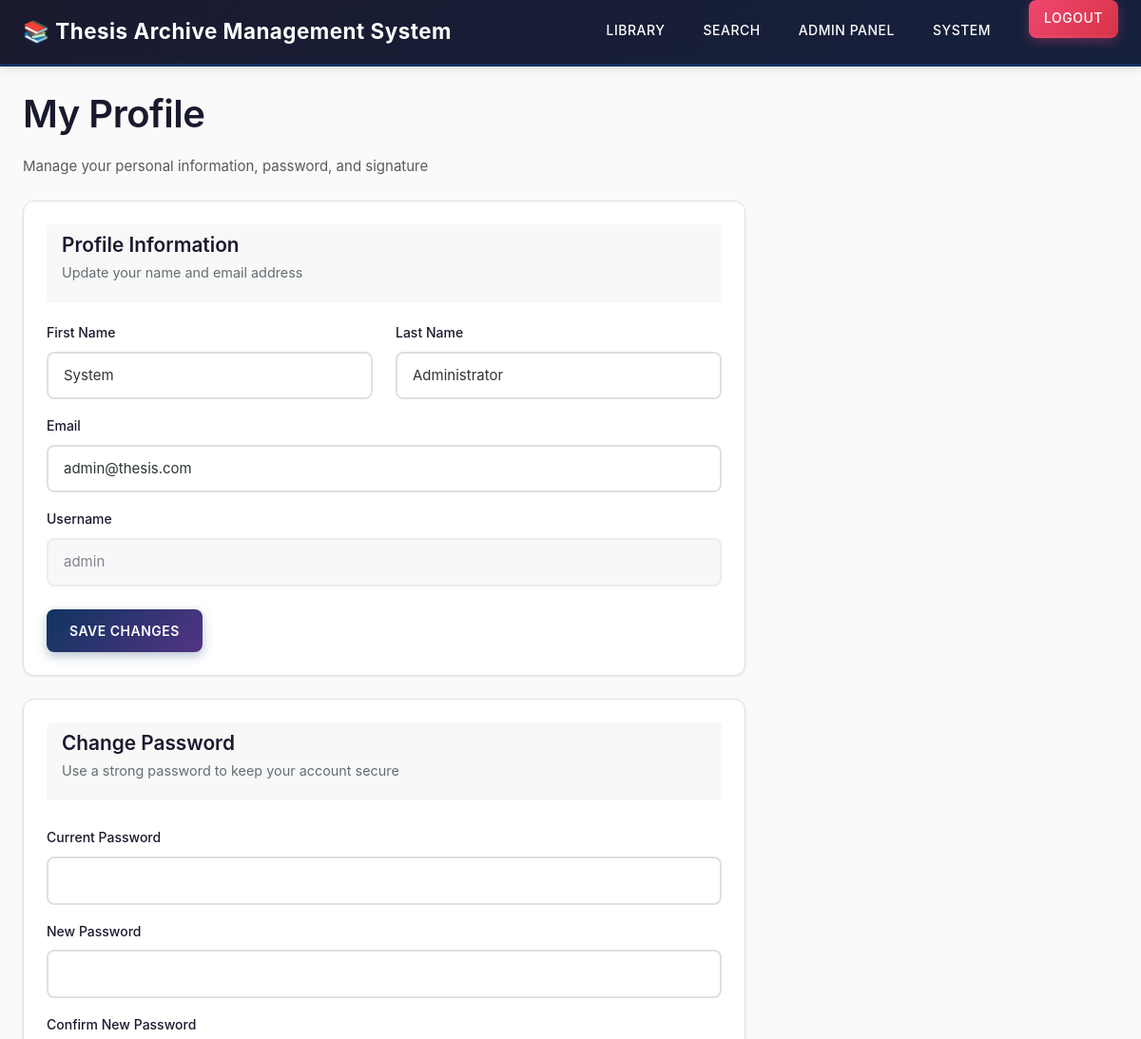
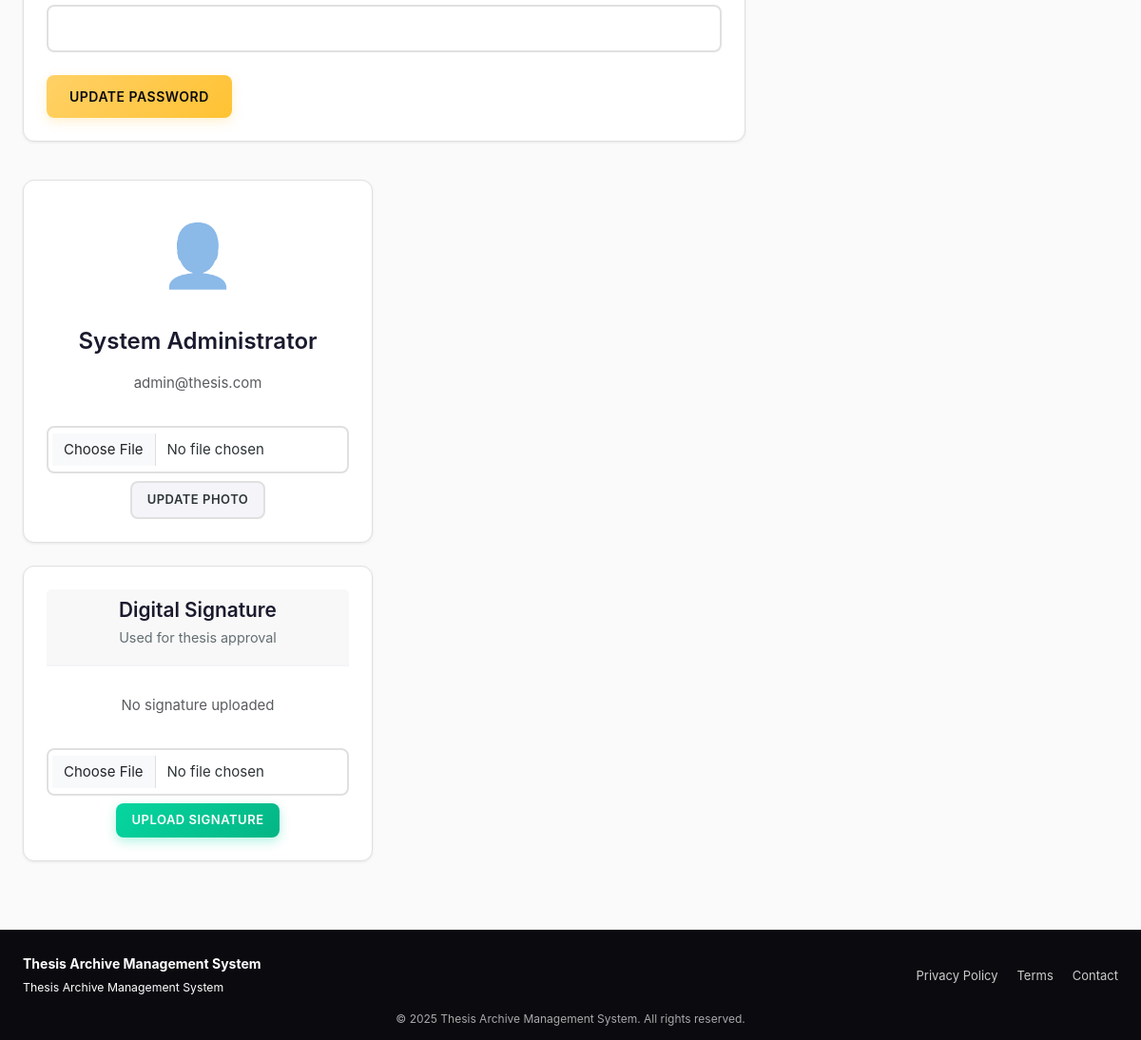
Screenshot of /admin/profile.php (signed in) with the database file from the repository (2 pictures, top to bottom).
### tables this page shows
CREATE TABLE users (
    user_id INT AUTO_INCREMENT PRIMARY KEY,
    username VARCHAR(50) UNIQUE NOT NULL,
    email VARCHAR(100) UNIQUE NOT NULL,
    password VARCHAR(255) NOT NULL,
    first_name VARCHAR(50) NOT NULL,
    last_name VARCHAR(50) NOT NULL,
    role ENUM('student', 'adviser', 'admin') NOT NULL,
    department_id INT,
    program_id INT,
    profile_picture VARCHAR(255),
    signature VARCHAR(255),
    status ENUM('active', 'inactive') DEFAULT 'active',
    created_at TIMESTAMP DEFAULT CURRENT_TIMESTAMP,
    updated_at TIMESTAMP DEFAULT CURRENT_TIMESTAMP ON UPDATE CURRENT_TIMESTAMP,
    INDEX idx_role (role),
    INDEX idx_department (department_id),
    INDEX idx_status (status)
);

### admin/profile.php (the view, shortened to what this page needs)
<?php
$database = new Database();
$conn = $database->getConnection();
$user_id = getUserId();
$stmt = $conn->prepare("SELECT * FROM users WHERE user_id = ?");
$stmt->execute([$user_id]);
$user = $stmt->fetch();
require_once '../includes/header.php';
require_once '../includes/navbar.php';
?>
<div class="container mt-4 mb-5">
    <div class="mb-4">
        <h1>My Profile</h1>
        <p class="text-muted">
            Manage your personal information, password, and signature
        </p>
    </div>
    <div class="row gap-3">
        <div class="col-8">
            <div class="card">
                <div class="card-header">
                    <h3 class="card-title">Profile Information</h3>
                    <p class="card-subtitle">
                        Update your name and email address
                    </p>
                </div>
                <form method="POST">
                    <div class="row">
                        <div class="col-6">
                            <label class="form-label">First Name</label>
                            <input type="text" class="form-control"
                                name="first_name"
                                value="<?php echo $user['first_name']; ?>"
                                required>
                        </div>
                        <div class="col-6">
                            <label class="form-label">Last Name</label>
                            <input type="text" class="form-control"
                                name="last_name"
                                value="<?php echo $user['last_name']; ?>"
                                required>
                        </div>
                    </div>
                    <div class="mt-3">
                        <label class="form-label">Email</label>
                        <input type="email" class="form-control"
                            name="email"
                            value="<?php echo $user['email']; ?>"
                            required>
                    </div>
                    <div class="mt-3">
                        <label class="form-label">Username</label>
                        <input type="text" class="form-control"
                            value="<?php echo $user['username']; ?>"
                            disabled>
                    </div>
                    <div class="mt-4">
                        <button type="submit"
                            name="update_profile"
                            class="btn btn-primary">
                            Save Changes
                        </button>
                    </div>
                </form>
            </div>
            <div class="card">
                <div class="card-header">
                    <h3 class="card-title">Change Password</h3>
                    <p class="card-subtitle">
                        Use a strong password to keep your account secure
                    </p>
                </div>
                <form method="POST">
                    <div class="mt-2">
                        <label class="form-label">Current Password</label>
                        <input type="password" class="form-control"
                            name="current_password" required>
                    </div>
                    <div class="mt-3">
                        <label class="form-label">New Password</label>
                        <input type="password" class="form-control"
                            name="new_password" required>
                    </div>
                    <div class="mt-3">
                        <label class="form-label">Confirm New Password</label>
                        <input type="password" class="form-control"
                            name="confirm_password" required>
                    </div>
                    <div class="mt-4">
                        <button type="submit"
                            name="update_password"
                            class="btn btn-warning">
                            Update Password
                        </button>
                    </div>
                </form>
            </div>
        </div>
        <div class="col-4">
            <div class="card text-center">
                <?php if ($user['profile_picture']): ?>
                    <img src="<?php echo BASE_URL; ?>uploads/profiles/<?php echo $user['profile_picture']; ?>"
                        class="user-avatar"
                        style="width:120px;height:120px;margin:0 auto 16px;">
                <?php else: ?>
                    <div class="empty-state-icon">👤</div>
                <?php endif; ?>
                <h3><?php echo $user['first_name'] . ' ' . $user['last_name']; ?></h3>
                <p class="text-muted"><?php echo $user['email']; ?></p>
                <form method="POST" enctype="multipart/form-data" class="mt-3">
                    <input type="file" name="profile_picture" class="form-control mb-2">
                    <button class="btn btn-secondary btn-sm">
                        Update Photo
                    </button>
                </form>
            </div>
            <div class="card text-center">
                <div class="card-header">
                    <h3 class="card-title">Digital Signature</h3>
                    <p class="card-subtitle">
                        Used for thesis approval
                    </p>
                </div>
                <?php if ($user['signature']): ?>
                    <img src="<?php echo BASE_URL; ?>uploads/signatures/<?php echo $user['signature']; ?>"
                        style="max-width:180px;margin:16px auto;">
                <?php else: ?>
                    <p class="text-muted mt-2">
                        No signature uploaded
                    </p>
                <?php endif; ?>
                <form method="POST" enctype="multipart/form-data" class="mt-3">
                    <input type="file" name="signature" class="form-control mb-2">
                    <button class="btn btn-success btn-sm">
                        Upload Signature
                    </button>
                </form>
            </div>
        </div>
    </div>
</div>
<?php require_once '../includes/footer.php'; ?>

### assets/css/style.css (style rules this page uses)
html, body { height: 100%; margin: 0; }
body { display: flex; flex-direction: column; }
* { margin: 0; padding: 0; box-sizing: border-box; }
:root { --primary: #1a1a2e; --secondary: #16213e; --accent: #0f3460; --highlight: #533483; --success: #06d6a0; --danger: #ef476f; --warning: #ffd166; --info: #118ab2; --light: #f4f4f9; --lighter: #fafafa; --dark: #0a0a0f; --white: #ffffff; --border: #e0e0e0; --text: #2d3436; --text-muted: #636e72; --shadow: rgba(0, 0, 0, 0.08); --shadow-lg: rgba(0, 0, 0, 0.12); }
body { font-family: -apple-system, BlinkMacSystemFont, 'Segoe UI', Roboto, 'Helvetica Neue', Arial, sans-serif; background: var(--lighter); color: var(--text); line-height: 1.7; font-size: 15px; -webkit-font-smoothing: antialiased; -moz-osx-font-smoothing: grayscale; }
html { scroll-behavior: smooth; }
h1, h2, h3, h4, h5, h6 { font-weight: 600; line-height: 1.3; color: var(--primary); margin-bottom: 1rem; }
h1 { font-size: 2.5rem; letter-spacing: -0.5px; }
h3 { font-size: 1.5rem; }
p { margin-bottom: 1rem; color: var(--text); }
.container { max-width: 1200px; margin: 0 auto; padding: 0 24px; width: 100%; }
.card { background: var(--white); border-radius: 12px; box-shadow: 0 1px 3px var(--shadow); padding: 24px; margin-bottom: 24px; border: 1px solid var(--border); transition: all 0.3s ease; }
.card-header { border-bottom: 2px solid var(--light); padding-bottom: 16px; margin-bottom: 20px; }
.card-title { font-size: 1.3rem; font-weight: 600; color: var(--primary); margin: 0; }
.card-subtitle { font-size: 0.9rem; color: var(--text-muted); margin-top: 4px; }
.form-label { display: block; margin-bottom: 8px; font-weight: 500; color: var(--primary); font-size: 14px; }
.form-control { width: 100%; padding: 12px 16px; border: 2px solid var(--border); border-radius: 8px; font-size: 15px; transition: all 0.3s ease; background: var(--white); color: var(--text); }
.form-control:disabled { background: var(--light); cursor: not-allowed; opacity: 0.6; }
.btn { display: inline-block; padding: 12px 24px; border: none; border-radius: 8px; font-size: 14px; font-weight: 600; cursor: pointer; transition: all 0.3s ease; text-align: center; text-transform: uppercase; letter-spacing: 0.5px; position: relative; overflow: hidden; }
.btn::before { content: ''; position: absolute; top: 50%; left: 50%; width: 0; height: 0; border-radius: 50%; background: rgba(255, 255, 255, 0.3); transform: translate(-50%, -50%); transition: width 0.6s, height 0.6s; }
.btn-primary { background: linear-gradient(135deg, var(--accent), var(--highlight)); color: var(--white); box-shadow: 0 4px 12px rgba(15, 52, 96, 0.3); }
.btn-success { background: linear-gradient(135deg, var(--success), #04b584); color: var(--white); box-shadow: 0 4px 12px rgba(6, 214, 160, 0.3); }
.btn-warning { background: linear-gradient(135deg, var(--warning), #ffc233); color: var(--dark); box-shadow: 0 4px 12px rgba(255, 209, 102, 0.3); }
.btn-secondary { background: var(--light); color: var(--text); border: 2px solid var(--border); }
.btn-sm { padding: 8px 16px; font-size: 13px; }
.row { display: flex; flex-wrap: wrap; margin: 0 -12px; }
.col-4 { flex: 0 0 33.333333%; max-width: 33.333333%; padding: 0 12px; }
.col-6 { flex: 0 0 50%; max-width: 50%; padding: 0 12px; }
.col-8 { flex: 0 0 66.666667%; max-width: 66.666667%; padding: 0 12px; }
.text-center { text-align: center; }
.text-muted { color: var(--text-muted); }
.mt-2 { margin-top: 16px; }
.mt-3 { margin-top: 24px; }
.mt-4 { margin-top: 32px; }
.mb-2 { margin-bottom: 16px; }
.mb-4 { margin-bottom: 32px; }
.mb-5 { margin-bottom: 48px; }
.gap-3 { gap: 24px; }
.empty-state-icon { font-size: 4rem; margin-bottom: 20px; opacity: 0.5; }

### rows the page displays
users: first_name "System", last_name "Administrator", email "admin@thesis.com", username "admin"

### other values shown
$_SESSION['first_name'] "SYSTEM"
SITE_NAME "Thesis Archive Management System"
